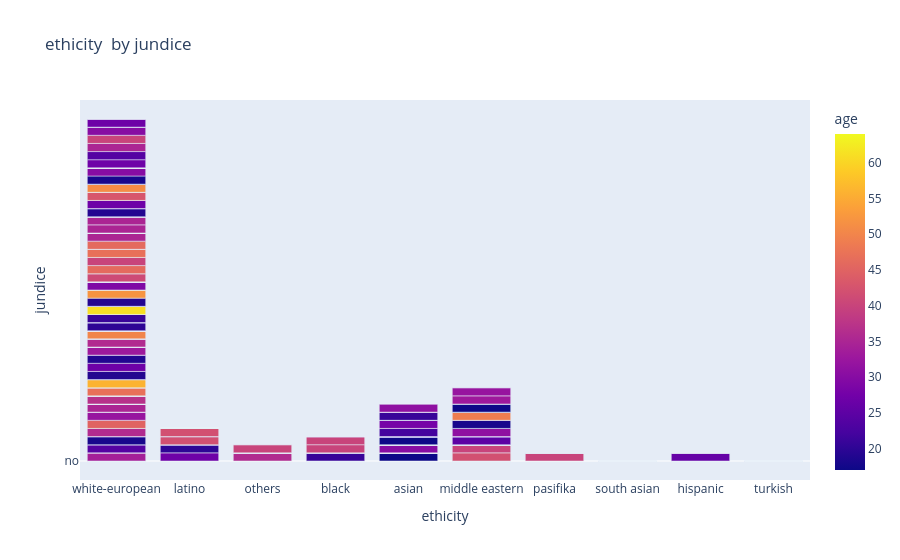

The notebook cell saved with this chart:
### Markdown cell above
which heighest ethicity has jundice

### Code cell
fig = px.bar(df, x='ethicity', y='jundice',color="age",
             barmode='stack', title='ethicity  by jundice')
fig.show()

### Figure 1 — Plotly figure (JSON) as saved in the notebook; plotly's stock layout.template omitted (floating-point values rounded to 4 significant figures; data arrays with more than 128 entries replaced by an {"elided": "..."} marker saying what was removed)
{"data": [{"alignmentgroup": "True", "hovertemplate": "ethicity=%{x}<br>jundice=%{y}<br>age=%{marker.color}<extra></extra>", "legendgroup": "", "marker": {"color": {"elided": "660 int values"}, "coloraxis": "coloraxis", "pattern": {"shape": ""}}, "name": "", "offsetgroup": "", "orientation": "v", "showlegend": false, "textposition": "auto", "type": "bar", "x": {"elided": "660 str values"}, "xaxis": "x", "y": {"elided": "660 str values"}, "yaxis": "y"}], "layout": {"barmode": "stack", "coloraxis": {"colorbar": {"title": {"text": "age"}}, "colorscale": [[0, "#0d0887"], [0.1111, "#46039f"], [0.2222, "#7201a8"], [0.3333, "#9c179e"], [0.4444, "#bd3786"], [0.5556, "#d8576b"], [0.6667, "#ed7953"], [0.7778, "#fb9f3a"], [0.8889, "#fdca26"], [1, "#f0f921"]]}, "legend": {"tracegroupgap": 0}, "title": {"text": "ethicity  by jundice"}, "xaxis": {"anchor": "y", "domain": [0, 1], "title": {"text": "ethicity"}}, "yaxis": {"anchor": "x", "domain": [0, 1], "title": {"text": "jundice"}}}}
